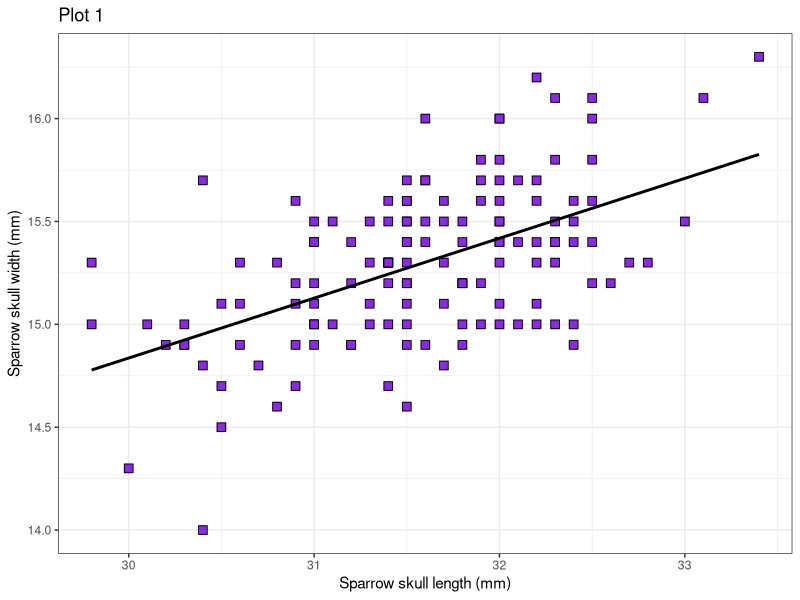
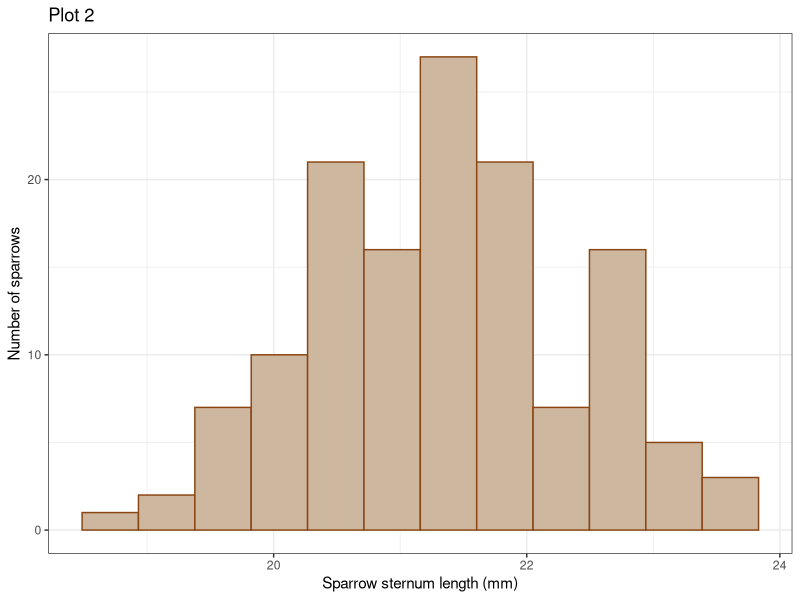
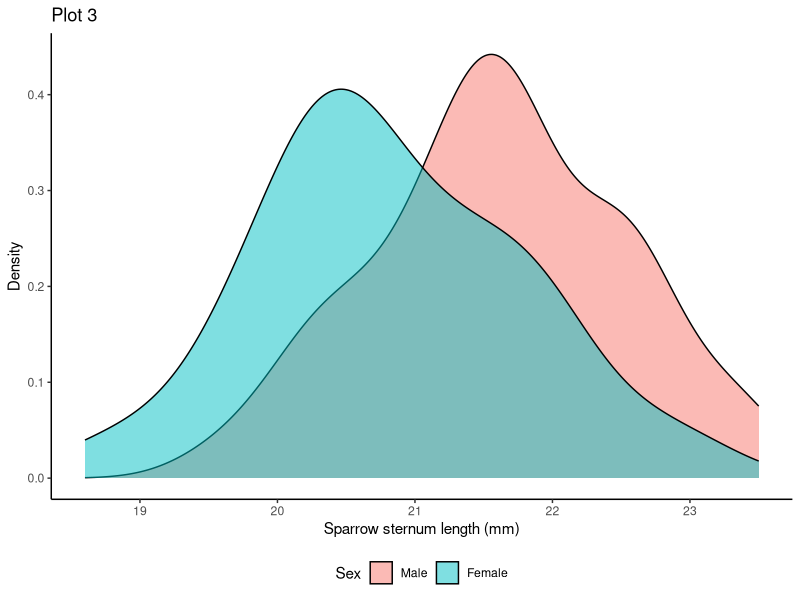
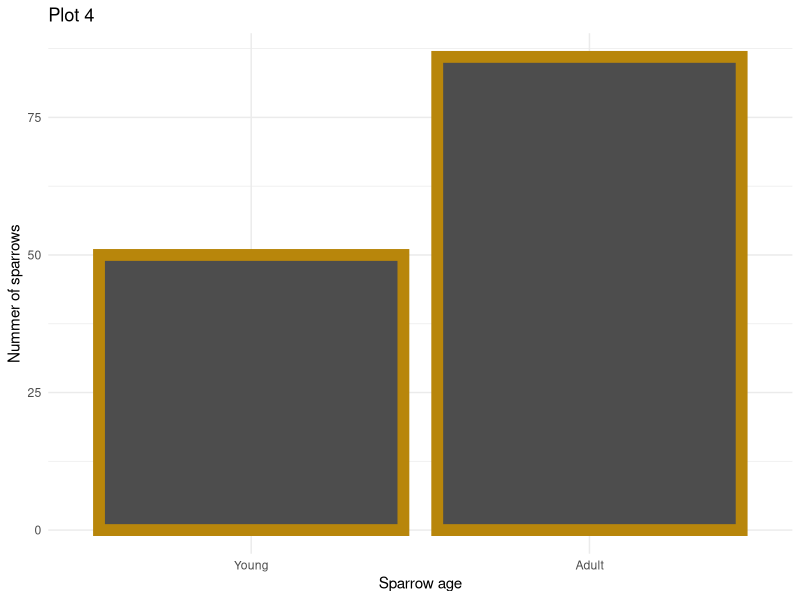
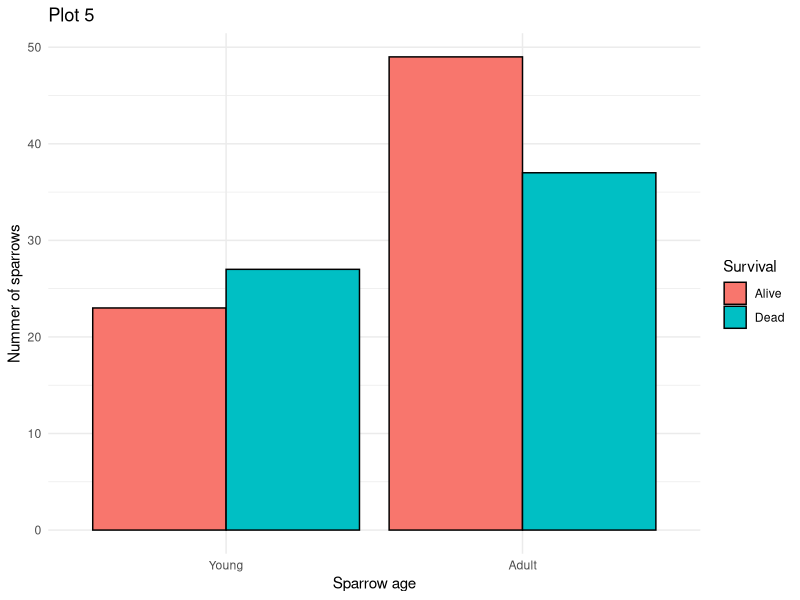
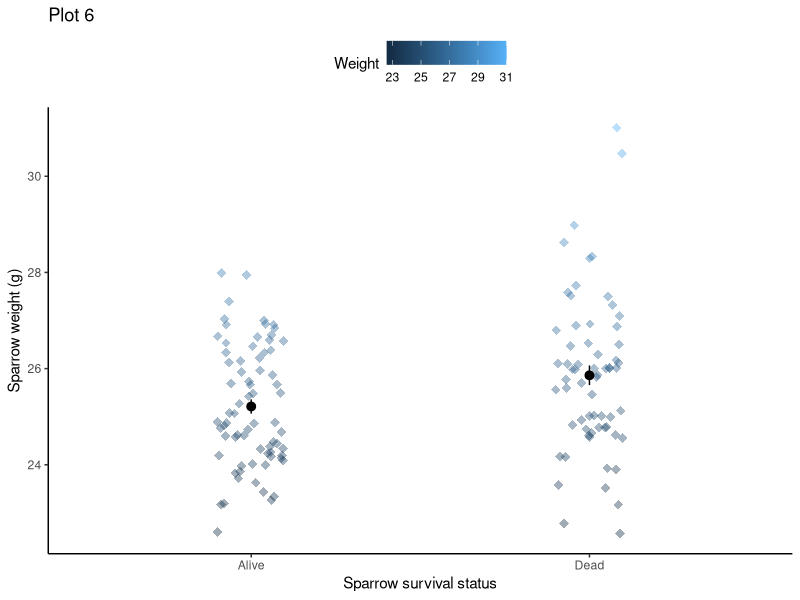
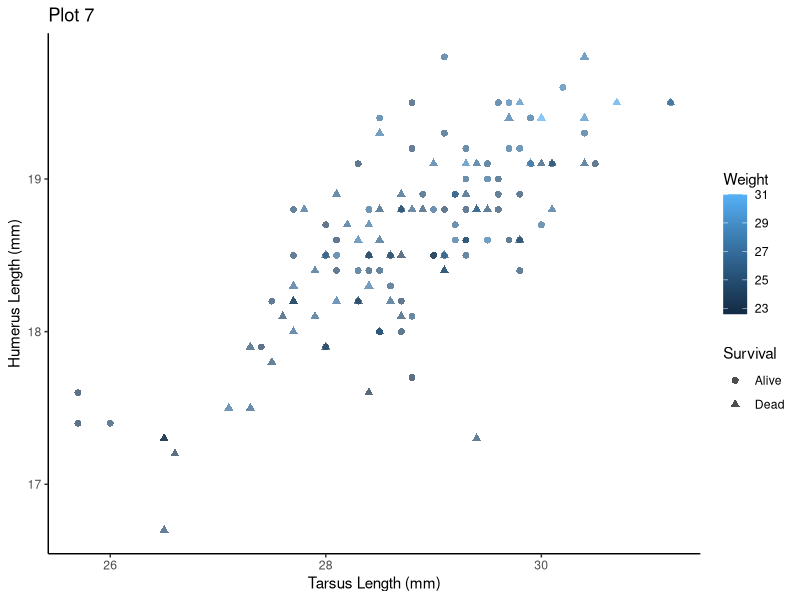
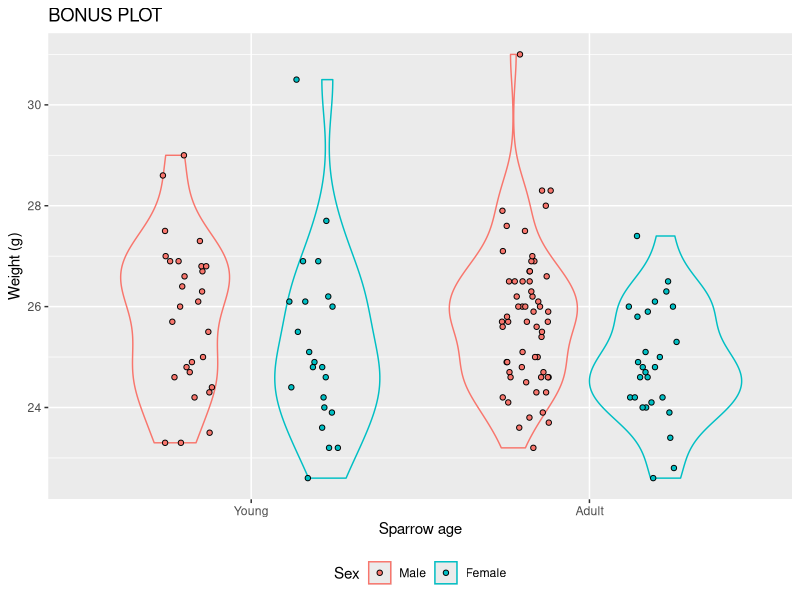

The R script that drew these images, in order:
## ---- chunk 1
knitr::opts_chunk$set(echo = FALSE, warning=FALSE, message=FALSE, fig.width=6, fig.height=4)
library(tidyverse)

sparrows <- tibble::tribble(
  ~Sex,~Age,~Survival,~Length,~Wingspread,~Weight,~Skull_Length,~Humerus_Length,~Femur_Length,~Tarsus_Length,~Sternum_Length,~Skull_Width,
"Male","Adult","Alive",154,241,24.5,31.2,17.4,17,26,21.1,14.9,
"Male","Adult","Alive",160,252,26.9,30.8,18.7,18,30,21.4,15.3,
"Male","Adult","Alive",155,243,26.9,30.6,18.6,17.9,29.2,21.5,15.3,
"Male","Adult","Alive",154,245,24.3,31.7,18.8,17.5,29.1,21.3,14.8,
"Male","Adult","Alive",156,247,24.1,31.5,18.2,17.9,28.7,20.9,14.6,
"Male","Adult","Alive",161,253,26.5,31.8,19.8,18.9,29.1,22.7,15.4,
"Male","Adult","Alive",157,251,24.6,31.1,18.8,18.7,29.3,21.9,15.5,
"Male","Adult","Alive",159,247,24.2,31.4,18.5,18.2,28.6,20.1,15.5,
"Male","Adult","Alive",158,247,23.6,29.8,17.9,17.1,27.4,20.8,15.3,
"Male","Adult","Alive",158,252,26.2,32,19,18.8,29.3,21.8,15.6,
"Male","Adult","Alive",160,252,26.2,32,18.8,18.4,28.7,22.7,15.8,
"Male","Adult","Alive",162,253,24.8,32.3,19.5,19.1,28.8,23.4,16.1,
"Male","Adult","Alive",161,243,25.4,31.8,18.3,18.3,28.6,22.6,15.2,
"Male","Adult","Alive",160,250,23.7,29.8,18.5,17.9,28,20.8,15,
"Male","Adult","Alive",159,247,25.7,31.4,18.5,18.2,29,23.5,15,
"Male","Adult","Alive",158,253,25.7,31.9,18.9,17.8,29.2,21.8,15.2,
"Male","Adult","Alive",159,247,26.5,31.6,18.6,18.1,29.3,23.4,15.5,
"Male","Adult","Alive",166,253,26.7,32.5,19.5,19.4,31.2,22.3,15.2,
"Male","Adult","Alive",159,247,23.9,31.4,19.1,18.4,28.3,21,15.3,
"Male","Adult","Alive",160,248,24.7,31.3,19.1,18.7,29.9,20.4,15.3,
"Male","Adult","Alive",161,252,28,31.8,19.6,18.6,30.2,22.5,15,
"Male","Adult","Alive",163,251,27.9,31.9,19.5,18.9,29.7,21.8,15.8,
"Male","Adult","Alive",156,242,25.9,32,18.4,18.1,28.3,22.5,15.5,
"Male","Adult","Alive",165,251,25.7,32.2,19.1,18.8,29.5,22,15.6,
"Male","Adult","Alive",160,247,26.6,32.4,18.5,18,28.1,21.2,15,
"Male","Adult","Alive",158,244,23.2,31.6,18.5,18.1,29,22.6,14.9,
"Male","Adult","Alive",160,242,25.7,31.6,18,17.9,28.5,20,15.7,
"Male","Adult","Alive",157,245,26.3,32.2,18.8,18.4,29,21.6,15.1,
"Male","Adult","Alive",159,244,24.3,31.5,18.4,17.7,28.1,21.5,15.6,
"Male","Adult","Alive",160,253,26.7,32.1,18.8,18.1,28.4,21.9,15,
"Male","Adult","Alive",158,245,24.9,31.4,18.4,17.9,28.4,21.7,14.7,
"Male","Adult","Alive",161,247,23.8,31.4,18.7,17.6,28,20,15.3,
"Male","Adult","Alive",160,247,24.6,32.3,19.2,18.9,28.8,23,15.4,
"Male","Adult","Alive",160,247,27,32,19.2,18.7,29.8,22.2,16,
"Male","Adult","Alive",153,241,24.7,32.2,18.5,17.3,27.7,22.5,15,
"Male","Adult","Dead",165,249,26.5,31,18.8,17.9,27.8,21.5,15.4,
"Male","Adult","Dead",160,245,26.1,32,18.7,18,28.2,21.4,15.5,
"Male","Adult","Dead",161,249,25.6,32.3,18.9,18.2,28.7,21,15.3,
"Male","Adult","Dead",162,246,25.9,32.3,18.8,18,28.8,22.1,15.4,
"Male","Adult","Dead",163,250,25.5,32.5,19.1,18.6,30.4,22.6,15.8,
"Male","Adult","Dead",162,247,27.6,31.8,18.6,18.3,28.3,22.1,15.2,
"Male","Adult","Dead",163,246,25.8,31.4,17.5,16.8,27.3,21.2,15.3,
"Male","Adult","Dead",161,246,24.9,30.5,18.8,18.4,28.9,20.4,14.7,
"Male","Adult","Dead",160,242,26,31,18.9,18.1,28.1,20.4,15.2,
"Male","Adult","Dead",162,246,26.5,31.5,18.3,17.7,27.7,20.5,15.4,
"Male","Adult","Dead",160,249,26,31.4,18.4,17.5,27.9,21.6,15.3,
"Male","Adult","Dead",161,250,27.1,31.6,18.7,18.1,28.4,21.6,16,
"Male","Adult","Dead",162,248,25.1,31.9,18.9,18.3,29.3,21.3,15,
"Male","Adult","Dead",165,252,26,32.3,18.4,18,29.1,22.5,15.5,
"Male","Adult","Dead",161,243,25.6,32.5,18,18,28.5,21.1,15.4,
"Male","Adult","Dead",161,244,25,31.3,17.8,17.4,27.5,22.2,15.1,
"Male","Adult","Dead",162,248,24.6,31,18.1,17.8,27.6,21.3,15,
"Male","Adult","Dead",164,244,25,31.2,17.9,17.5,27.3,20.2,15.4,
"Male","Adult","Dead",158,247,26,32,18.5,18,29.1,20.4,15.4,
"Male","Adult","Dead",162,253,28.3,31.8,19.1,18.2,29.3,21.8,15.2,
"Male","Adult","Dead",156,239,24.6,30.5,16.7,16.7,26.5,20.6,14.5,
"Male","Adult","Dead",166,251,27.5,31.5,18.3,17.6,28.4,21.5,15.5,
"Male","Adult","Dead",165,253,31,32.4,19.4,19,30,23,15.6,
"Male","Adult","Dead",166,250,28.3,32.4,19.1,18.2,29.9,23.3,15.4,
"Male","Young","Alive",156,246,24.6,32,18.8,18.7,29.6,21.6,15,
"Male","Young","Alive",156,245,25.5,32.1,19.3,18.2,29.1,20.7,15.7,
"Male","Young","Alive",163,248,24.8,32.2,18.9,18.6,29.6,21.7,15.4,
"Male","Young","Alive",163,248,26.3,33,18.7,17.9,29.2,21.3,15.5,
"Male","Young","Alive",160,250,24.4,31.5,18.9,18.2,29.8,22.7,15.3,
"Male","Young","Alive",156,237,23.3,30.6,17.6,16.9,25.7,19.7,14.9,
"Male","Young","Alive",162,253,26.7,32,19.3,18.6,30.4,22.3,16,
"Male","Young","Alive",163,254,26.4,32,19.5,19,29.6,22.5,15.4,
"Male","Young","Alive",164,251,26.9,32,19.2,18.8,29.7,22.5,15.7,
"Male","Young","Alive",163,244,24.3,31.3,18.2,17.3,27.5,22.7,15.5,
"Male","Young","Alive",160,247,27,31.5,19.4,18.6,29.9,21.5,15.7,
"Male","Young","Alive",160,250,26.8,32.5,19.4,18.5,28.5,21.4,16.1,
"Male","Young","Alive",158,247,24.9,32.4,18.9,18.4,28.9,22,14.9,
"Male","Young","Alive",158,249,26.1,32.2,18.9,18.7,29.2,20.8,15.3,
"Male","Young","Alive",158,243,26.6,32.4,19,18.1,29.5,22.6,15.5,
"Male","Young","Alive",155,237,23.3,30.2,17.4,16.6,25.7,20.2,14.9,
"Male","Young","Dead",160,249,24.2,30.4,18.8,18.2,28.7,21.3,15.7,
"Male","Young","Dead",156,236,26.8,30,17.5,17,27.1,21.1,14.3,
"Male","Young","Dead",158,240,23.5,31,18.2,17.8,28.3,20.4,15.1,
"Male","Young","Dead",166,245,26.9,31.7,18.2,17.7,28.1,21.5,15.3,
"Male","Young","Dead",165,255,28.6,31.5,19.5,18.9,29.8,21.7,15.6,
"Male","Young","Dead",157,238,24.7,31.2,17.3,17.2,29.4,19.5,15.2,
"Male","Young","Dead",164,250,27.3,31.8,19.4,18.4,29.7,21.8,14.9,
"Male","Young","Dead",166,256,25.7,31.7,19.1,19.1,30.1,21.8,15.1,
"Male","Young","Dead",167,255,29,32.2,19.4,18.9,30.4,21.7,16.2,
"Male","Young","Dead",161,246,25,31.5,18.8,18,28.5,21.6,14.9,
"Male","Young","Dead",166,254,27.5,31.4,19.3,18.8,28.5,23.2,15.3,
"Male","Young","Dead",161,251,26,31.5,18.6,18,28.5,21,15,
"Female","Adult","Alive",156,245,25.3,31.6,18.5,18,29.3,20.5,15.7,
"Female","Young","Alive",154,240,22.6,30.4,17.9,17.4,28,19.6,14.8,
"Female","Adult","Alive",153,240,25.1,31,18.4,18.1,28.5,20.6,14.9,
"Female","Young","Alive",153,236,23.2,30.9,17.7,17.2,28.8,20.2,15.1,
"Female","Young","Alive",155,243,24.4,31.5,18.6,18.7,29.7,20.3,15.1,
"Female","Young","Alive",163,247,25.1,32,19,18.6,29.6,20.9,15.3,
"Female","Adult","Alive",157,238,24.6,30.9,18.4,18.5,29.8,20.2,14.9,
"Female","Adult","Alive",155,239,24,32.8,18.6,18.8,29.8,21.2,15.3,
"Female","Adult","Alive",164,248,24.2,32.7,19.1,19.1,30.5,21.1,15.3,
"Female","Young","Alive",158,238,24.9,31,18.8,17.5,27.7,22,15,
"Female","Adult","Alive",158,240,24.1,31.3,18.6,17.9,28.1,22,15,
"Female","Young","Alive",160,244,24,31.1,18.6,18.5,29.3,20.5,15,
"Female","Adult","Alive",161,246,26,32.3,19.2,18.6,29.3,21.8,15.8,
"Female","Adult","Alive",157,245,24.9,32,19.1,18.8,30.1,20,15.1,
"Female","Young","Alive",157,235,25.5,31.5,18.1,17.9,28.8,19.8,15.5,
"Female","Adult","Alive",156,237,23.4,30.9,18,17.6,28.5,20.3,15.6,
"Female","Adult","Alive",158,244,25.9,31.4,18.5,17.9,29.1,21.6,15.2,
"Female","Adult","Alive",153,238,24.2,30.5,18.2,18,28.3,20.9,15.1,
"Female","Adult","Alive",155,236,24.2,30.3,18.5,17.9,28.4,20.1,14.9,
"Female","Adult","Alive",163,246,27.4,32.5,18.6,18.1,29.5,21.9,16,
"Female","Adult","Alive",159,236,24,31.5,18,18.1,28.7,21.5,15.4,
"Female","Adult","Dead",155,240,26.3,31.4,18,18,28.5,20.7,15.6,
"Female","Adult","Dead",156,240,25.8,31.5,18.2,17.2,28.6,20.6,15.2,
"Female","Adult","Dead",160,242,26,32.6,18.8,18.6,29.4,21.7,15.2,
"Female","Young","Dead",152,232,23.2,30.3,17.2,17.3,26.6,19.8,15,
"Female","Adult","Dead",160,250,26.5,31.7,18.8,18.6,30.1,22.5,15.6,
"Female","Young","Dead",155,237,24.2,31,18.5,18.4,28.4,20,15.5,
"Female","Young","Dead",157,245,26.9,32.2,19.5,19.1,31.2,21.4,15.7,
"Female","Young","Dead",165,245,27.7,33.1,19.8,19.2,30.4,22,16.1,
"Female","Young","Dead",153,231,23.9,30.1,17.3,16.8,26.5,19.8,15,
"Female","Young","Dead",162,239,26.1,30.3,18,17.4,27.7,23.1,14.9,
"Female","Young","Dead",162,243,24.6,31.6,18.8,18.5,29.5,21.3,15.4,
"Female","Young","Dead",159,245,23.6,31.8,18.5,17.8,28.7,21.7,15.5,
"Female","Young","Dead",159,247,26,30.9,18.1,16.9,27.9,19,14.7,
"Female","Adult","Dead",155,243,25,30.9,18.5,18.1,28.6,21.3,15.2,
"Female","Adult","Dead",162,252,24.8,31.9,19.1,18.7,30,22.2,15.6,
"Female","Adult","Dead",152,230,22.8,30.4,17.3,16.9,26.5,18.6,14,
"Female","Adult","Dead",159,242,24.8,30.8,18.2,16.9,27.7,20.5,14.6,
"Female","Adult","Dead",155,238,24.6,31.2,17.9,17.8,28,19.3,14.9,
"Female","Young","Dead",163,249,30.5,33.4,19.5,19.5,30.7,22.8,16.3,
"Female","Young","Dead",163,242,24.8,31,18.1,18.1,28.7,20.7,15.4,
"Female","Adult","Dead",156,237,23.9,31.7,18.2,18.2,27.7,20.3,15.5,
"Female","Adult","Dead",159,238,24.7,31.5,18.4,17.8,29.1,20.3,15.2,
"Female","Young","Dead",161,245,26.9,32.1,19.1,17.9,29,20.8,15.4,
"Female","Adult","Dead",155,235,22.6,30.7,17.6,17.6,28.4,19.6,14.8,
"Female","Adult","Dead",162,247,26.1,31.9,19.1,18.7,29.4,20.4,15.7,
"Female","Young","Dead",153,237,24.8,30.6,18.6,18.2,29.8,20.4,15.1,
"Female","Young","Dead",162,245,26.2,32.5,18.5,18.6,28,21.1,15.6,
"Female","Young","Dead",164,248,26.1,32.3,18.8,18,29.4,20.9,15
) %>%
  dplyr::mutate(Age = as.factor(Age), 
                Survival = as.factor(Survival), 
                Sex = as.factor(Sex))
## ---- chunk 2
ggplot(sparrows, aes(x = Skull_Length, y = Skull_Width)) + 
  geom_point(fill = "blueviolet", color = "black", pch=22, size=3) + 
  labs(x = "Sparrow skull length (mm)",
       y = "Sparrow skull width (mm)", 
       title = "Plot 1") + 
  geom_smooth(method = "lm", se=FALSE, color = "black") + 
  theme_bw()
## ---- chunk 3
ggplot(sparrows, aes(x = Sternum_Length)) + 
  geom_histogram(fill = "bisque3", color = "chocolate4", bins = 12) + 
  labs(x = "Sparrow sternum length (mm)",
       y = "Number of sparrows", 
       title = "Plot 2") + 
  theme_bw()
## ---- chunk 4
sparrows$Sex <- factor(sparrows$Sex, levels = c("Male", "Female"))
ggplot(sparrows, aes(x = Sternum_Length, fill = Sex)) + 
  geom_density(alpha = 0.5) +
    labs(x = "Sparrow sternum length (mm)",
       y = "Density", 
       title = "Plot 3") + 
  theme_classic() +
  theme(legend.position = "bottom")
## ---- chunk 5
sparrows$Age <- factor(sparrows$Age, levels = c("Young", "Adult"))
ggplot(sparrows, aes(x = Age)) + 
  geom_bar(color = "darkgoldenrod", fill = "grey30", size=4) +
    labs(x = "Sparrow age",
       y = "Nummer of sparrows", 
       title = "Plot 4") + 
  theme_minimal()
## ---- chunk 6
ggplot(sparrows, aes(x = Age, fill = Survival)) + 
  geom_bar(position = position_dodge(), color = "black") +
    labs(x = "Sparrow age",
       y = "Nummer of sparrows", 
       title = "Plot 5") + 
  theme_minimal()
## ---- chunk 7
ggplot(sparrows, aes(x = Survival, y = Weight, color = Weight)) + 
  geom_jitter(pch = 18, size=3, width = 0.1, alpha = 0.4) +
    labs(x = "Sparrow survival status",
       y = "Sparrow weight (g)", 
       title = "Plot 6") + 
  stat_summary() +
  theme_classic() + 
  theme(legend.position = "top")
## ---- chunk 8
ggplot(sparrows, aes(x = Tarsus_Length, y = Humerus_Length, color = Weight, shape = Survival)) + 
  geom_point(size = 2, alpha = 0.7)+
    labs(x = "Tarsus Length (mm)",
       y = "Humerus Length (mm)",
       title = "Plot 7") +
  theme_classic()
## ---- chunk 9
ggplot(sparrows, aes(x = Age, color = Sex, y = Weight)) + 
  geom_violin(alpha = 0) +
  geom_point(pch = 21, position = position_jitterdodge(jitter.width = 0.3), color = "black", aes(fill = Sex)) +
    labs(x = "Sparrow age",
       y = "Weight (g)",
       title = "BONUS PLOT") +
    theme(legend.position = "bottom")
